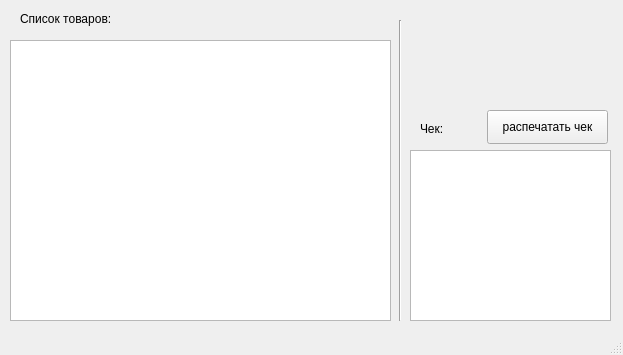
<?xml version="1.0" encoding="UTF-8"?>
<ui version="4.0">
 <class>MainWindow</class>
 <widget class="QMainWindow" name="MainWindow">
  <property name="geometry">
   <rect>
    <x>0</x>
    <y>0</y>
    <width>623</width>
    <height>355</height>
   </rect>
  </property>
  <property name="windowTitle">
   <string>AliExpress</string>
  </property>
  <widget class="QWidget" name="centralwidget">
   <widget class="QListWidget" name="listWidget">
    <property name="geometry">
     <rect>
      <x>10</x>
      <y>40</y>
      <width>381</width>
      <height>281</height>
     </rect>
    </property>
   </widget>
   <widget class="QLabel" name="label">
    <property name="geometry">
     <rect>
      <x>410</x>
      <y>20</y>
      <width>191</width>
      <height>81</height>
     </rect>
    </property>
    <property name="text">
     <string/>
    </property>
    <property name="pixmap">
     <pixmap resource="resource.qrc">:/img/logo.png</pixmap>
    </property>
    <property name="scaledContents">
     <bool>true</bool>
    </property>
   </widget>
   <widget class="QLabel" name="label_2">
    <property name="geometry">
     <rect>
      <x>20</x>
      <y>10</y>
      <width>171</width>
      <height>18</height>
     </rect>
    </property>
    <property name="text">
     <string>Список товаров:</string>
    </property>
   </widget>
   <widget class="Line" name="line">
    <property name="geometry">
     <rect>
      <x>390</x>
      <y>20</y>
      <width>20</width>
      <height>301</height>
     </rect>
    </property>
    <property name="orientation">
     <enum>Qt::Vertical</enum>
    </property>
   </widget>
   <widget class="QListView" name="listView">
    <property name="geometry">
     <rect>
      <x>410</x>
      <y>150</y>
      <width>201</width>
      <height>171</height>
     </rect>
    </property>
    <property name="isWrapping" stdset="0">
     <bool>false</bool>
    </property>
    <property name="wordWrap">
     <bool>false</bool>
    </property>
   </widget>
   <widget class="QPushButton" name="pushButton_2">
    <property name="geometry">
     <rect>
      <x>487</x>
      <y>110</y>
      <width>121</width>
      <height>34</height>
     </rect>
    </property>
    <property name="text">
     <string>распечатать чек</string>
    </property>
   </widget>
   <widget class="QLabel" name="label_3">
    <property name="geometry">
     <rect>
      <x>420</x>
      <y>120</y>
      <width>61</width>
      <height>18</height>
     </rect>
    </property>
    <property name="text">
     <string>Чек:</string>
    </property>
   </widget>
  </widget>
  <widget class="QMenuBar" name="menubar">
   <property name="geometry">
    <rect>
     <x>0</x>
     <y>0</y>
     <width>623</width>
     <height>20</height>
    </rect>
   </property>
  </widget>
  <widget class="QStatusBar" name="statusbar"/>
 </widget>
 <resources>
  <include location="resource.qrc"/>
 </resources>
 <connections/>
</ui>
